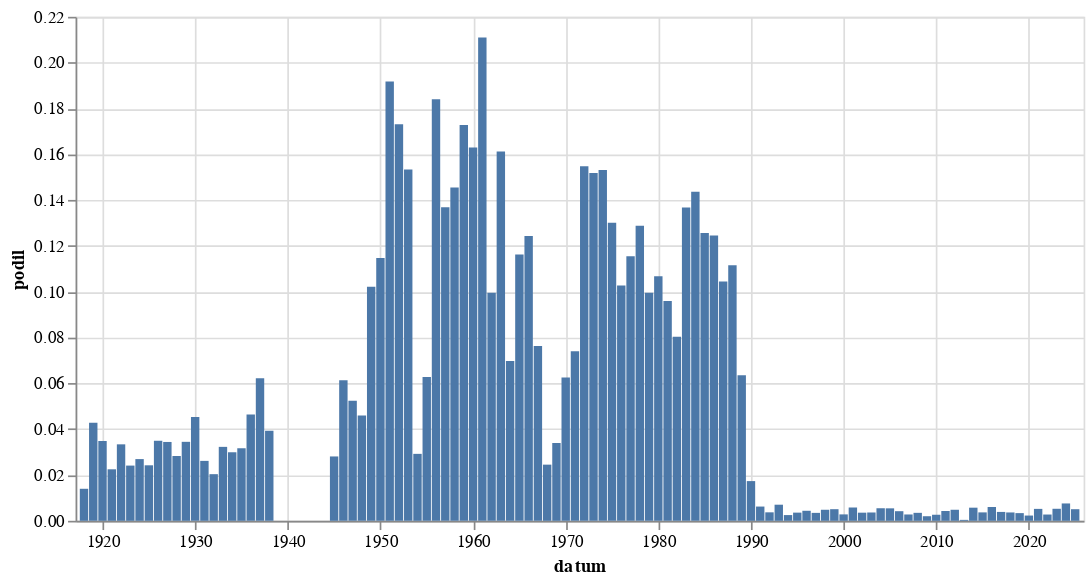

Notebook code cell kept with this figure:
### Code cell
alt.Chart(
    hledej(" [Vv]ýchov").to_pandas(),
    width = 600
).mark_bar(
).encode(
    alt.X('datum:T'),
    alt.Y('podil:Q')
)

### Figure 1 — Vega-Lite specification as saved in the notebook (floating-point values rounded to 4 significant figures)
{"config": {"view": {"continuousWidth": 300, "continuousHeight": 300}}, "data": {"name": "data-330b34f940009a0f19216734ecdf9be7"}, "mark": {"type": "bar"}, "encoding": {"x": {"field": "datum", "type": "temporal"}, "y": {"field": "podil", "type": "quantitative"}}, "width": 600, "$schema": "https://vega.github.io/schema/vega-lite/v5.8.0.json", "datasets": {"data-330b34f940009a0f19216734ecdf9be7": [{"datum": "1918-01-01T00:00:00", "text": 9, "text_right": 644, "podil": 0.01398, "co": " [Vv]ýchov"}, {"datum": "1919-01-01T00:00:00", "text": 169, "text_right": 3946, "podil": 0.04283, "co": " [Vv]ýchov"}, {"datum": "1920-01-01T00:00:00", "text": 197, "text_right": 5656, "podil": 0.03483, "co": " [Vv]ýchov"}, {"datum": "1921-01-01T00:00:00", "text": 175, "text_right": 7785, "podil": 0.02248, "co": " [Vv]ýchov"}, {"datum": "1922-01-01T00:00:00", "text": 253, "text_right": 7580, "podil": 0.03338, "co": " [Vv]ýchov"}, {"datum": "1923-01-01T00:00:00", "text": 126, "text_right": 5228, "podil": 0.0241, "co": " [Vv]ýchov"}, {"datum": "1924-01-01T00:00:00", "text": 151, "text_right": 5606, "podil": 0.02694, "co": " [Vv]ýchov"}, {"datum": "1925-01-01T00:00:00", "text": 110, "text_right": 4541, "podil": 0.02422, "co": " [Vv]ýchov"}, {"datum": "1926-01-01T00:00:00", "text": 248, "text_right": 7099, "podil": 0.03493, "co": " [Vv]ýchov"}, {"datum": "1927-01-01T00:00:00", "text": 212, "text_right": 6160, "podil": 0.03442, "co": " [Vv]ýchov"}, {"datum": "1928-01-01T00:00:00", "text": 168, "text_right": 5941, "podil": 0.02828, "co": " [Vv]ýchov"}, {"datum": "1929-01-01T00:00:00", "text": 127, "text_right": 3684, "podil": 0.03447, "co": " [Vv]ýchov"}, {"datum": "1930-01-01T00:00:00", "text": 337, "text_right": 7437, "podil": 0.04531, "co": " [Vv]ýchov"}, {"datum": "1931-01-01T00:00:00", "text": 157, "text_right": 6002, "podil": 0.02616, "co": " [Vv]ýchov"}, {"datum": "1932-01-01T00:00:00", "text": 73, "text_right": 3586, "podil": 0.02036, "co": " [Vv]ýchov"}, {"datum": "1933-01-01T00:00:00", "text": 131, "text_right": 4059, "podil": 0.03227, "co": " [Vv]ýchov"}, {"datum": "1934-01-01T00:00:00", "text": 97, "text_right": 3242, "podil": 0.02992, "co": " [Vv]ýchov"}, {"datum": "1935-01-01T00:00:00", "text": 102, "text_right": 3221, "podil": 0.03167, "co": " [Vv]ýchov"}, {"datum": "1936-01-01T00:00:00", "text": 156, "text_right": 3361, "podil": 0.04641, "co": " [Vv]ýchov"}, {"datum": "1937-01-01T00:00:00", "text": 192, "text_right": 3087, "podil": 0.0622, "co": " [Vv]ýchov"}, {"datum": "1938-01-01T00:00:00", "text": 62, "text_right": 1578, "podil": 0.03929, "co": " [Vv]ýchov"}, {"datum": "1945-01-01T00:00:00", "text": 20, "text_right": 712, "podil": 0.02809, "co": " [Vv]ýchov"}, {"datum": "1946-01-01T00:00:00", "text": 172, "text_right": 2802, "podil": 0.06138, "co": " [Vv]ýchov"}, {"datum": "1947-01-01T00:00:00", "text": 130, "text_right": 2481, "podil": 0.0524, "co": " [Vv]ýchov"}, {"datum": "1948-01-01T00:00:00", "text": 115, "text_right": 2504, "podil": 0.04593, "co": " [Vv]ýchov"}, {"datum": "1949-01-01T00:00:00", "text": 84, "text_right": 822, "podil": 0.1022, "co": " [Vv]ýchov"}, {"datum": "1950-01-01T00:00:00", "text": 50, "text_right": 436, "podil": 0.1147, "co": " [Vv]ýchov"}, {"datum": "1951-01-01T00:00:00", "text": 70, "text_right": 365, "podil": 0.1918, "co": " [Vv]ýchov"}, {"datum": "1952-01-01T00:00:00", "text": 67, "text_right": 387, "podil": 0.1731, "co": " [Vv]ýchov"}, {"datum": "1953-01-01T00:00:00", "text": 44, "text_right": 287, "podil": 0.1533, "co": " [Vv]ýchov"}, {"datum": "1954-01-01T00:00:00", "text": 18, "text_right": 616, "podil": 0.02922, "co": " [Vv]ýchov"}, {"datum": "1955-01-01T00:00:00", "text": 13, "text_right": 207, "podil": 0.0628, "co": " [Vv]ýchov"}, {"datum": "1956-01-01T00:00:00", "text": 60, "text_right": 326, "podil": 0.184, "co": " [Vv]ýchov"}, {"datum": "1957-01-01T00:00:00", "text": 46, "text_right": 336, "podil": 0.1369, "co": " [Vv]ýchov"}, {"datum": "1958-01-01T00:00:00", "text": 47, "text_right": 323, "podil": 0.1455, "co": " [Vv]ýchov"}, {"datum": "1959-01-01T00:00:00", "text": 52, "text_right": 301, "podil": 0.1728, "co": " [Vv]ýchov"}, {"datum": "1960-01-01T00:00:00", "text": 65, "text_right": 399, "podil": 0.1629, "co": " [Vv]ýchov"}, {"datum": "1961-01-01T00:00:00", "text": 85, "text_right": 403, "podil": 0.2109, "co": " [Vv]ýchov"}, {"datum": "1962-01-01T00:00:00", "text": 22, "text_right": 221, "podil": 0.09955, "co": " [Vv]ýchov"}, {"datum": "1963-01-01T00:00:00", "text": 49, "text_right": 304, "podil": 0.1612, "co": " [Vv]ýchov"}, {"datum": "1964-01-01T00:00:00", "text": 53, "text_right": 760, "podil": 0.06974, "co": " [Vv]ýchov"}, {"datum": "1965-01-01T00:00:00", "text": 55, "text_right": 473, "podil": 0.1163, "co": " [Vv]ýchov"}, {"datum": "1966-01-01T00:00:00", "text": 65, "text_right": 523, "podil": 0.1243, "co": " [Vv]ýchov"}, {"datum": "1967-01-01T00:00:00", "text": 40, "text_right": 524, "podil": 0.07634, "co": " [Vv]ýchov"}, {"datum": "1968-01-01T00:00:00", "text": 49, "text_right": 1999, "podil": 0.02451, "co": " [Vv]ýchov"}, {"datum": "1969-01-01T00:00:00", "text": 48, "text_right": 1413, "podil": 0.03397, "co": " [Vv]ýchov"}, {"datum": "1970-01-01T00:00:00", "text": 60, "text_right": 960, "podil": 0.0625, "co": " [Vv]ýchov"}, {"datum": "1971-01-01T00:00:00", "text": 64, "text_right": 865, "podil": 0.07399, "co": " [Vv]ýchov"}, {"datum": "1972-01-01T00:00:00", "text": 93, "text_right": 601, "podil": 0.1547, "co": " [Vv]ýchov"}, {"datum": "1973-01-01T00:00:00", "text": 130, "text_right": 856, "podil": 0.1519, "co": " [Vv]ýchov"}, {"datum": "1974-01-01T00:00:00", "text": 123, "text_right": 803, "podil": 0.1532, "co": " [Vv]ýchov"}, {"datum": "1975-01-01T00:00:00", "text": 119, "text_right": 915, "podil": 0.1301, "co": " [Vv]ýchov"}, {"datum": "1976-01-01T00:00:00", "text": 68, "text_right": 662, "podil": 0.1027, "co": " [Vv]ýchov"}, {"datum": "1977-01-01T00:00:00", "text": 90, "text_right": 779, "podil": 0.1155, "co": " [Vv]ýchov"}, {"datum": "1978-01-01T00:00:00", "text": 107, "text_right": 831, "podil": 0.1288, "co": " [Vv]ýchov"}, {"datum": "1979-01-01T00:00:00", "text": 66, "text_right": 663, "podil": 0.09955, "co": " [Vv]ýchov"}, {"datum": "1980-01-01T00:00:00", "text": 79, "text_right": 740, "podil": 0.1068, "co": " [Vv]ýchov"}, {"datum": "1981-01-01T00:00:00", "text": 50, "text_right": 521, "podil": 0.09597, "co": " [Vv]ýchov"}, {"datum": "1982-01-01T00:00:00", "text": 62, "text_right": 772, "podil": 0.08031, "co": " [Vv]ýchov"}, {"datum": "1983-01-01T00:00:00", "text": 118, "text_right": 863, "podil": 0.1367, "co": " [Vv]ýchov"}, {"datum": "1984-01-01T00:00:00", "text": 101, "text_right": 703, "podil": 0.1437, "co": " [Vv]ýchov"}, {"datum": "1985-01-01T00:00:00", "text": 82, "text_right": 653, "podil": 0.1256, "co": " [Vv]ýchov"}, {"datum": "1986-01-01T00:00:00", "text": 61, "text_right": 490, "podil": 0.1245, "co": " [Vv]ýchov"}, {"datum": "1987-01-01T00:00:00", "text": 70, "text_right": 670, "podil": 0.1045, "co": " [Vv]ýchov"}, {"datum": "1988-01-01T00:00:00", "text": 102, "text_right": 914, "podil": 0.1116, "co": " [Vv]ýchov"}, {"datum": "1989-01-01T00:00:00", "text": 116, "text_right": 1825, "podil": 0.06356, "co": " [Vv]ýchov"}, {"datum": "1990-01-01T00:00:00", "text": 273, "text_right": 15752, "podil": 0.01733, "co": " [Vv]ýchov"}, {"datum": "1991-01-01T00:00:00", "text": 193, "text_right": 31045, "podil": 0.006217, "co": " [Vv]ýchov"}, {"datum": "1992-01-01T00:00:00", "text": 92, "text_right": 24879, "podil": 0.003698, "co": " [Vv]ýchov"}, {"datum": "1993-01-01T00:00:00", "text": 61, "text_right": 8681, "podil": 0.007027, "co": " [Vv]ýchov"}, {"datum": "1994-01-01T00:00:00", "text": 18, "text_right": 7203, "podil": 0.002499, "co": " [Vv]ýchov"}, {"datum": "1995-01-01T00:00:00", "text": 31, "text_right": 8693, "podil": 0.003566, "co": " [Vv]ýchov"}, {"datum": "1996-01-01T00:00:00", "text": 40, "text_right": 9139, "podil": 0.004377, "co": " [Vv]ýchov"}, {"datum": "1997-01-01T00:00:00", "text": 55, "text_right": 15895, "podil": 0.00346, "co": " [Vv]ýchov"}, {"datum": "1998-01-01T00:00:00", "text": 55, "text_right": 11413, "podil": 0.004819, "co": " [Vv]ýchov"}, {"datum": "1999-01-01T00:00:00", "text": 99, "text_right": 19544, "podil": 0.005065, "co": " [Vv]ýchov"}, {"datum": "2000-01-01T00:00:00", "text": 63, "text_right": 22514, "podil": 0.002798, "co": " [Vv]ýchov"}, {"datum": "2001-01-01T00:00:00", "text": 112, "text_right": 19300, "podil": 0.005803, "co": " [Vv]ýchov"}, {"datum": "2002-01-01T00:00:00", "text": 55, "text_right": 15504, "podil": 0.003547, "co": " [Vv]ýchov"}, {"datum": "2003-01-01T00:00:00", "text": 76, "text_right": 20928, "podil": 0.003631, "co": " [Vv]ýchov"}, {"datum": "2004-01-01T00:00:00", "text": 107, "text_right": 19522, "podil": 0.005481, "co": " [Vv]ýchov"}, {"datum": "2005-01-01T00:00:00", "text": 138, "text_right": 25379, "podil": 0.005438, "co": " [Vv]ýchov"}, {"datum": "2006-01-01T00:00:00", "text": 77, "text_right": 18354, "podil": 0.004195, "co": " [Vv]ýchov"}, {"datum": "2007-01-01T00:00:00", "text": 45, "text_right": 16287, "podil": 0.002763, "co": " [Vv]ýchov"}, {"datum": "2008-01-01T00:00:00", "text": 62, "text_right": 17835, "podil": 0.003476, "co": " [Vv]ýchov"}, {"datum": "2009-01-01T00:00:00", "text": 40, "text_right": 20031, "podil": 0.001997, "co": " [Vv]ýchov"}, {"datum": "2010-01-01T00:00:00", "text": 34, "text_right": 12869, "podil": 0.002642, "co": " [Vv]ýchov"}, {"datum": "2011-01-01T00:00:00", "text": 76, "text_right": 17781, "podil": 0.004274, "co": " [Vv]ýchov"}, {"datum": "2012-01-01T00:00:00", "text": 71, "text_right": 14732, "podil": 0.004819, "co": " [Vv]ýchov"}, {"datum": "2013-01-01T00:00:00", "text": 4, "text_right": 9881, "podil": 0.0004048, "co": " [Vv]ýchov"}, {"datum": "2014-01-01T00:00:00", "text": 119, "text_right": 20781, "podil": 0.005726, "co": " [Vv]ýchov"}, {"datum": "2015-01-01T00:00:00", "text": 78, "text_right": 21226, "podil": 0.003675, "co": " [Vv]ýchov"}, {"datum": "2016-01-01T00:00:00", "text": 134, "text_right": 22255, "podil": 0.006021, "co": " [Vv]ýchov"}, {"datum": "2017-01-01T00:00:00", "text": 69, "text_right": 17808, "podil": 0.003875, "co": " [Vv]ýchov"}, {"datum": "2018-01-01T00:00:00", "text": 75, "text_right": 20582, "podil": 0.003644, "co": " [Vv]ýchov"}, {"datum": "2019-01-01T00:00:00", "text": 83, "text_right": 24751, "podil": 0.003353, "co": " [Vv]ýchov"}, {"datum": "2020-01-01T00:00:00", "text": 54, "text_right": 23572, "podil": 0.002291, "co": " [Vv]ýchov"}, {"datum": "2021-01-01T00:00:00", "text": 105, "text_right": 20176, "podil": 0.005204, "co": " [Vv]ýchov"}, {"datum": "2022-01-01T00:00:00", "text": 57, "text_right": 20822, "podil": 0.002737, "co": " [Vv]ýchov"}, {"datum": "2023-01-01T00:00:00", "text": 131, "text_right": 24959, "podil": 0.005249, "co": " [Vv]ýchov"}, {"datum": "2024-01-01T00:00:00", "text": 183, "text_right": 24168, "podil": 0.007572, "co": " [Vv]ýchov"}, {"datum": "2025-01-01T00:00:00", "text": 53, "text_right": 10482, "podil": 0.005056, "co": " [Vv]ýchov"}]}}
